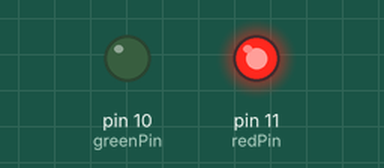
A sketch run on a simulated Arduino Uno, built with avr-gcc and run on an emulated ATmega328P. Shown: output pins drawn as LEDs (lit = HIGH).

Above: at 0.1 s.
At 8.48 s:
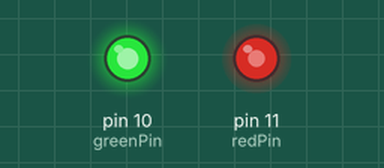
At 17.2 s:
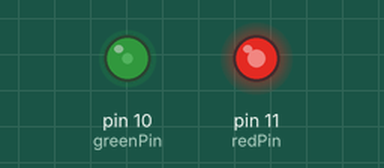
At 39.2 s:
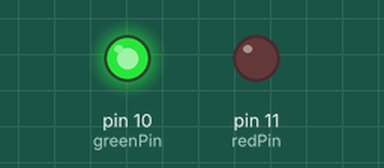
Timing chart, 0 to 40.0 s (numbered marks = the images above):
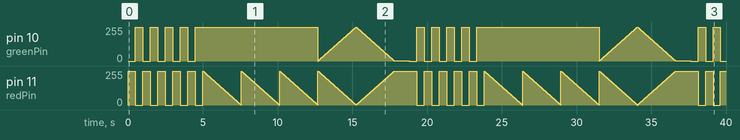

The sketch:

_10_dualColorLed.ino
```cpp
int redPin = 11; //the number of the LED module red pin
int greenPin = 10; //the number of the LED module green pin
int val;
int i;

void setup()
{
    pinMode(redPin, OUTPUT); //initialize the LED red pin as output
    pinMode(greenPin, OUTPUT); //initialize the LED green pin as output
}

void loop()
{
    //Blink between colors 5 times
    for(i=1; i<=5; i++)
    {
        digitalWrite(redPin, HIGH); //turn on the LED red
        digitalWrite(greenPin, LOW); //turn off the LED green
        delay(500); //wait for half a second
        digitalWrite(redPin, LOW); //turn off the LED red
        digitalWrite(greenPin, HIGH); //turn on the LED green
        delay(500); //wait for half a second
    }
    //Change color gradually increasing red while decreasing green
    for(val=1024; val>0; val--)
    {
        analogWrite(redPin, val); //set the brightness value of LED red
        analogWrite(greenPin, 255-val); //set the brightness value of LED green
        delay(10); //wait for 10 ms
    }
    //Change color gradually increasing green while decreasing red
    for(val=0; val<255; val++)
    {
        analogWrite(redPin, val); //set the brightness value of LED red
        analogWrite(greenPin, 255-val); //set the brightness value of LED green
        delay(10); //wait for 10 ms
    }

    delay(1000); //wait for a second
}
```

Measured:
- by itself, pin 11 (redPin): 0/255 → 255/255 at 0.00 s, → 0/255 0.50 s later, → 255/255 0.50 s later, → 0/255 0.50 s later, … (2581 changes in this stretch)
- by itself, pin 10 (greenPin): 0/255 → 255/255 at 0.50 s, → 0/255 0.50 s later, → 255/255 0.50 s later, → 0/255 0.50 s later, … (1044 changes in this stretch)
